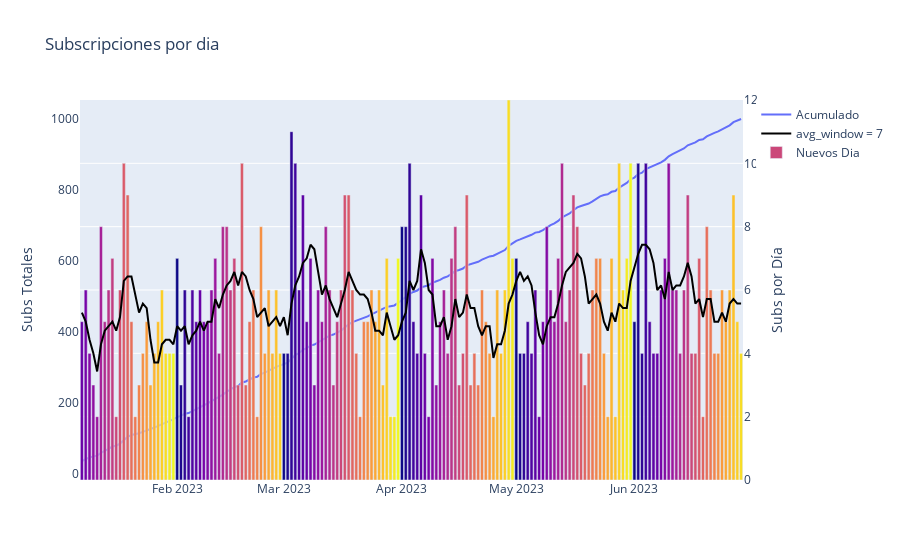

The notebook cell this image was saved under:
### Code cell
fig = go.Figure()
fig.add_trace(go.Scatter(x=data_fecha['fecha de creacion'], y=data_fecha['Acumulado'],name="Acumulado"))
fig.add_trace(go.Scatter(x=data_fecha['fecha de creacion'], y=data_fecha['avg_window = 7'],name="avg_window = 7", yaxis="y2",marker_color="black"))
fig.add_trace(go.Bar(x=data_fecha['fecha de creacion'], y=data_fecha['Total'],name="Nuevos Dia" , yaxis="y2", marker_color=data_fecha['Dia'] ))
# fig.add_trace(go.Scatter(x=data_fecha['fecha de creacion'], y=data_fecha['y_pred'], name='Linear Regression of Moving Average',yaxis="y2", line=dict(color='green')))

fig.update_layout(
    title_text="Subscripciones por dia",
    yaxis2=dict(
        title="Subs por Día",
        overlaying="y",
        side="right",
        range=[0, data_fecha['Total'].max()] 
    ),
    yaxis1 = dict(
        title="Subs Totales",
        side="left",
        showgrid=False
    ),

)

fig.show()

### Figure 1 — Plotly figure (JSON) as saved in the notebook; plotly's stock layout.template omitted (floating-point values rounded to 4 significant figures; data arrays with more than 128 entries replaced by an {"elided": "..."} marker saying what was removed)
{"data": [{"name": "Acumulado", "type": "scatter", "x": {"elided": "174 str values"}, "y": {"elided": "174 int values"}}, {"marker": {"color": "black"}, "name": "avg_window = 7", "type": "scatter", "x": {"elided": "174 str values"}, "y": {"elided": "174 float values"}, "yaxis": "y2"}, {"marker": {"color": {"elided": "174 int values"}}, "name": "Nuevos Dia", "type": "bar", "x": {"elided": "174 str values"}, "y": {"elided": "174 int values"}, "yaxis": "y2"}], "layout": {"title": {"text": "Subscripciones por dia"}, "yaxis": {"showgrid": false, "side": "left", "title": {"text": "Subs Totales"}}, "yaxis2": {"overlaying": "y", "range": [0, 12], "side": "right", "title": {"text": "Subs por Día"}}}}
